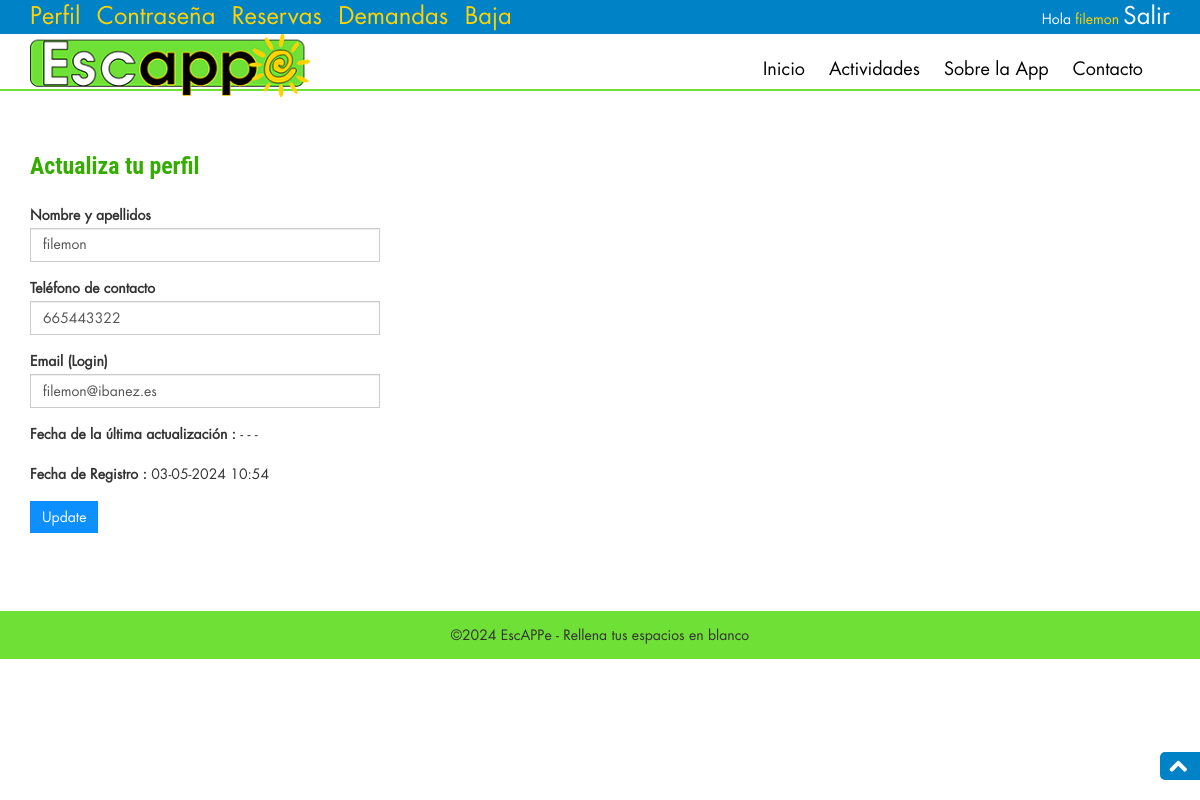
Page /consumidor-perfil.php (signed in) on the committed database.
### tables this page shows
CREATE TABLE `consumidor` (
  `idConsumidor` int(10) NOT NULL,
  `apenom` varchar(100) DEFAULT NULL,
  `telefono` varchar(12) DEFAULT NULL,
  `emailConsumidor` varchar(50) NOT NULL,
  `password` varchar(20) DEFAULT NULL,
  `fechaRegistro` timestamp NULL DEFAULT current_timestamp(),
  `fechActualizado` timestamp NULL DEFAULT NULL ON UPDATE current_timestamp()
);

### consumidor-perfil.php (the view, shortened to what this page needs)
<?php
include ('includes/dbconnection.php');
if (strlen($_SESSION['entraConsumidor']) == 0) {
    header('Location:index.php');
} else {
    ?>
    <!DOCTYPE html>
    <html lang="es">
    <head>
        <link href="css/font-awesome/font-awesome.min.css" rel="stylesheet">
        <link rel="stylesheet" href="css/bootstrap-3.0.0/bootstrap.min.css" />
        <link rel="stylesheet" href="css/styles.css" />
    </head>
    <body>
        <?php include ('includes/header.php'); ?>
        <section id="actividades" class="secPad">
            <div class="privacy">
                <div class="container">
                    <h3 class="wow fadeInDown animated animated" data-wow-delay=".5s"
                        style="visibility: visible; animation-delay: 0.5s; animation-name: fadeInDown;">Actualiza tu
                        perfil
                    </h3>
                    <form name="perfilUp" method="POST">
                        <?php
                        $consumeremail = $_SESSION['entraConsumidor'];
                        $sql = "SELECT * FROM consumidor WHERE emailConsumidor=:emailconsumer";
                        $query = $dbh->prepare($sql);
                        $query->bindParam(':emailconsumer', $consumeremail, PDO::PARAM_STR);
                        $query->execute();
                        $results = $query->fetchAll(PDO::FETCH_OBJ);
                        if ($query->rowCount() > 0) {
                            foreach ($results as $result) {
                                ?>
                                <p class="form-fit">
                                    <b>Nombre y apellidos</b>
                                    <input type="text" name="nombreCompleto" id="nombreCompletoID" class="form-control"
                                        value="<?php echo htmlentities($result->apenom); ?>" required="">
                                </p>
                                <p class="form-fit">
                                    <b>Teléfono de contacto</b>
                                    <input type="text" name="telefonoConsumer" id="telefonoConsumerID" class="form-control"
                                        value="<?php echo htmlentities($result->telefono); ?>" maxlength="12" required="">
                                </p>
                                <p class="form-fit">
                                    <b>Email (Login)</b>
                                    <input type="email" name="emailConsumer" id="emailConsumerID" class="form-control"
                                        value="<?php echo htmlentities($result->emailConsumidor); ?>">
                                </p>
                                <p class="form-fit">
                                    <b>Fecha de la última actualización : </b>
                                    <?php if ($result->fechActualizado) {
                                        echo date("d-m-Y H:i", strtotime($result->fechActualizado));
                                    } else {
                                        echo "- - -";
                                    }
                                    ; ?>
                                </p>
                                <p class="form-fit">
                                    <b>Fecha de Registro :</b>
                                    <?php echo date("d-m-Y H:i", strtotime($result->fechaRegistro)); ?>
                                </p>
                                <?php
                            }
                        } ?>
                        <p class="form-fit">
                            <button type="submit" name="perfilUpdate" class="btn-primary btn">Update
                            </button>
                        </p>
                    </form>
                </div>
            </div>
        </section>
        <a href="#top" class="topHome"><i class="fa fa-chevron-up fa-2x"></i></a>
        <?php include ('includes/footer.php'); ?>
    </body>
    </html>
    <?php
} ?>

### rows in the picture
consumidor: nombreCompleto "filemon", telefonoConsumer "665443322", emailConsumer "filemon@ibanez.es", fechaRegistro "03-05-2024 10:54"

### other values in the picture
$_SESSION['nombreApellidos'] "filemon"
